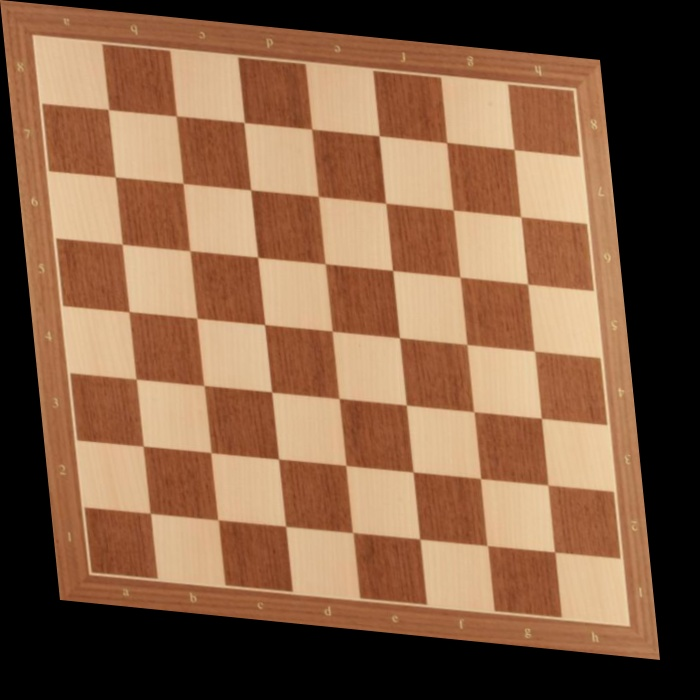
#> input picture Lab2/data/distorted.jpg, 700 x 700 px
$ python document-scanner.py ../data/distorted.jpg
#> lines starting #> are read from the running program, lines starting #| are printed output that depends on the picture; after the words box and inside, x2 and y2 are one past the last pixel; in counts of white or black regions, pixels touching at a corner belong together
import cv2
import numpy as np
import argparse


# Index function needed for sorting
def idx(a):
    return a[0]


# Orders the corner points
def order_points(p):
    p = p.squeeze()
    p = sorted(p, key=idx)
    p_new = np.zeros((4, 2), dtype=np.float32)
    if p[0][1] < p[1][1]:
        p_new[0] = p[0]
        p_new[3] = p[1]
    else:
        p_new[0] = p[1]
        p_new[3] = p[0]

    if p[2][1] < p[3][1]:
        p_new[1] = p[2]
        p_new[2] = p[3]
    else:
        p_new[1] = p[3]
        p_new[2] = p[2]
    return p_new


if __name__ == "__main__":
    parser = argparse.ArgumentParser()
    parser.add_argument("image_path", help="Path to image", type=str)
    parser.add_argument("output_image_path", help="Path to output image", nargs='?', type=str,
                        default="results/scanned_output.jpg")
    args = parser.parse_args()

    tgt_width = 480
    tgt_height = 640

    src_width = 480*2
    src_height = 640*2

    # Read image
    image = cv2.imread(args.image_path)
#> image is the input picture: shape (700, 700, 3); mean B, G, R 69, 95.6, 133

    # Resize image
    image = cv2.resize(image, (src_width, src_height))
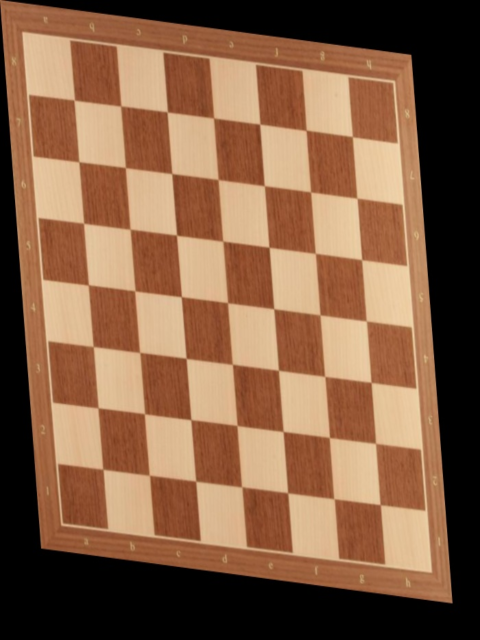
#> image: shape (1280, 960, 3) (shown at 1/2 size); mean B, G, R 68.9, 95.5, 132.9

    # Convert to gray scale
    gray_image = cv2.cvtColor(image, cv2.COLOR_BGR2GRAY)
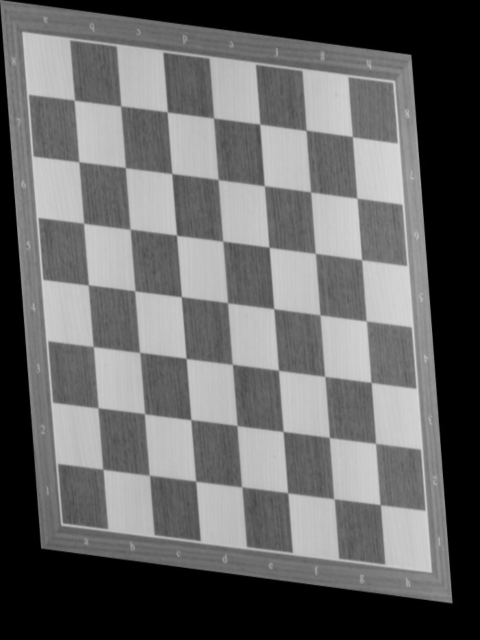
#> gray_image: shape (1280, 960) (shown at 1/2 size); min 0, max 219, mean 103.7

    # Blur image
    blurred_image = cv2.GaussianBlur(gray_image, (5, 5), 0)

    # Canny edge detection
    edged_image = cv2.Canny(blurred_image, 0, 50)
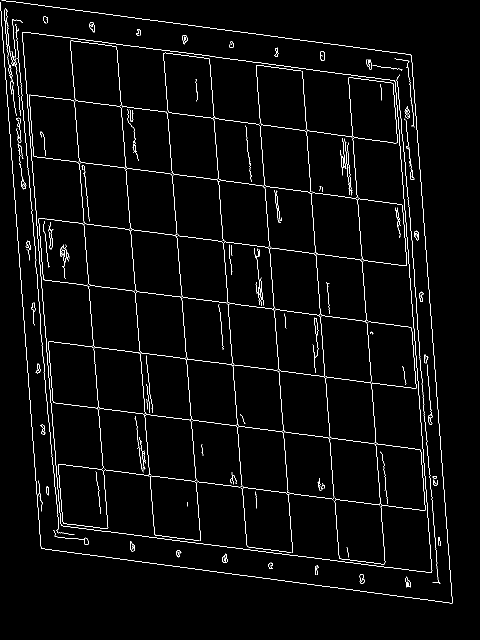
#> edged_image: shape (1280, 960) (shown at 1/2 size); 2.4% white in thin lines or dots, all inside (x1, y1, x2, y2) = (0, 0, 906, 1207)

    # Get contours
    (contours, _) = cv2.findContours(edged_image, cv2.RETR_EXTERNAL, cv2.CHAIN_APPROX_SIMPLE)
#> contours = 58 contours, 41 with area under 20; largest, box (x1, y1, x2, y2) and area: (44, 64, 865, 1146) 727422, (640, 102, 650, 122) 133, (260, 1082, 270, 1103) 126, (178, 44, 189, 65) 124, (828, 461, 838, 481) 123

    # Sort contours based on area
    contours = sorted(contours, key=cv2.contourArea, reverse=True)

    # Get biggest quadrilateral
    final = None
    for c in contours:
        eps = 0.02 * cv2.arcLength(c, True)
        approx = cv2.approxPolyDP(c, eps, True)
        if len(approx) == 4:
            final = approx
            break
#> this loop made 1 pass
#> (eps, final) on pass 1: (71.96, [[45, 64], [122, 1050], [863, 1144], [789, 161]])

    if final is None:  # Check if quadrilateral exists
        print("No document found...")
        exit()

    # Order points
    approx = order_points(final)
#> in order_points, `p = p.squeeze()`: p = [[45, 64], [122, 1050], [863, 1144], [789, 161]]
#> in order_points, `p = sorted(p, key=idx)`: p = [[45, 64], [122, 1050], [789, 161], [863, 1144]]
#> approx = [[45, 64], [789, 161], [863, 1144], [122, 1050]]

    # Output Image coordinates
    pts_dest = np.float32([[0, 0], [tgt_width, 0], [tgt_width, tgt_height], [0, tgt_height]])

    # Homogeneous Matrix
    M = cv2.getPerspectiveTransform(approx, pts_dest)
#> M = [[0.65, -0.0507, -25.99], [-0.0851, 0.653, -37.96], [-3.14e-06, -3.57e-06, 1]]

    # Peerspective Transformation
    final_image = cv2.warpPerspective(image, M, (tgt_width, tgt_height))
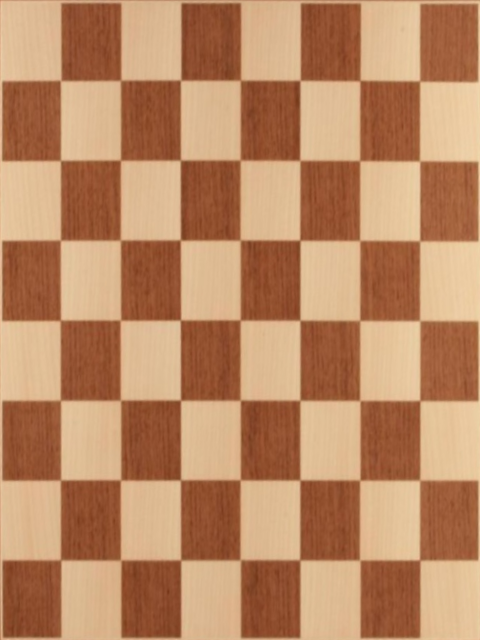
#> final_image: shape (640, 480, 3); mean B, G, R 99.9, 136.6, 186.5

    # Display final image
    cv2.imshow("Scanned", final_image)

    cv2.waitKey(0)
    cv2.destroyAllWindows()

    # Save output
    cv2.imwrite(args.output_image_path, final_image)
